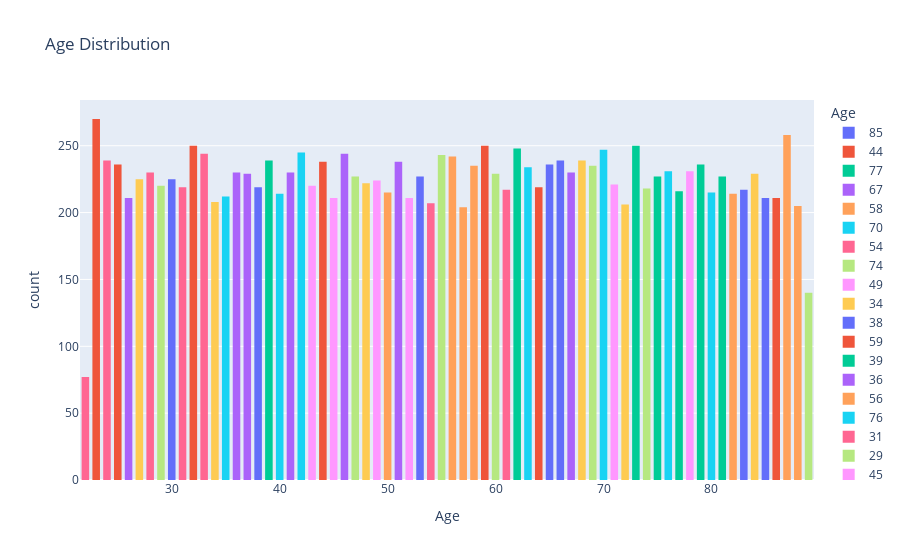

The notebook cell this image was saved under:
### Code cell
# Bar chart of age distribution
fig= px.histogram(ct, x='Age', title='Age Distribution', color=ct['Age'])
fig.update_layout(bargap=0.3)
fig.show()

### Figure 1 — Plotly figure (JSON) as saved in the notebook; plotly's stock layout.template omitted (floating-point values rounded to 4 significant figures; data arrays with more than 128 entries replaced by an {"elided": "..."} marker saying what was removed)
{"data": [{"alignmentgroup": "True", "bingroup": "x", "hovertemplate": "Age=%{x}<br>count=%{y}<extra></extra>", "legendgroup": "85", "marker": {"color": "#636efa", "pattern": {"shape": ""}}, "name": "85", "offsetgroup": "85", "orientation": "v", "showlegend": true, "type": "histogram", "x": {"elided": "211 int values"}, "xaxis": "x", "yaxis": "y"}, {"alignmentgroup": "True", "bingroup": "x", "hovertemplate": "Age=%{x}<br>count=%{y}<extra></extra>", "legendgroup": "44", "marker": {"color": "#EF553B", "pattern": {"shape": ""}}, "name": "44", "offsetgroup": "44", "orientation": "v", "showlegend": true, "type": "histogram", "x": {"elided": "238 int values"}, "xaxis": "x", "yaxis": "y"}, {"alignmentgroup": "True", "bingroup": "x", "hovertemplate": "Age=%{x}<br>count=%{y}<extra></extra>", "legendgroup": "77", "marker": {"color": "#00cc96", "pattern": {"shape": ""}}, "name": "77", "offsetgroup": "77", "orientation": "v", "showlegend": true, "type": "histogram", "x": {"elided": "216 int values"}, "xaxis": "x", "yaxis": "y"}, {"alignmentgroup": "True", "bingroup": "x", "hovertemplate": "Age=%{x}<br>count=%{y}<extra></extra>", "legendgroup": "67", "marker": {"color": "#ab63fa", "pattern": {"shape": ""}}, "name": "67", "offsetgroup": "67", "orientation": "v", "showlegend": true, "type": "histogram", "x": {"elided": "230 int values"}, "xaxis": "x", "yaxis": "y"}, {"alignmentgroup": "True", "bingroup": "x", "hovertemplate": "Age=%{x}<br>count=%{y}<extra></extra>", "legendgroup": "58", "marker": {"color": "#FFA15A", "pattern": {"shape": ""}}, "name": "58", "offsetgroup": "58", "orientation": "v", "showlegend": true, "type": "histogram", "x": {"elided": "235 int values"}, "xaxis": "x", "yaxis": "y"}, {"alignmentgroup": "True", "bingroup": "x", "hovertemplate": "Age=%{x}<br>count=%{y}<extra></extra>", "legendgroup": "70", "marker": {"color": "#19d3f3", "pattern": {"shape": ""}}, "name": "70", "offsetgroup": "70", "orientation": "v", "showlegend": true, "type": "histogram", "x": {"elided": "247 int values"}, "xaxis": "x", "yaxis": "y"}, {"alignmentgroup": "True", "bingroup": "x", "hovertemplate": "Age=%{x}<br>count=%{y}<extra></extra>", "legendgroup": "54", "marker": {"color": "#FF6692", "pattern": {"shape": ""}}, "name": "54", "offsetgroup": "54", "orientation": "v", "showlegend": true, "type": "histogram", "x": {"elided": "207 int values"}, "xaxis": "x", "yaxis": "y"}, {"alignmentgroup": "True", "bingroup": "x", "hovertemplate": "Age=%{x}<br>count=%{y}<extra></extra>", "legendgroup": "74", "marker": {"color": "#B6E880", "pattern": {"shape": ""}}, "name": "74", "offsetgroup": "74", "orientation": "v", "showlegend": true, "type": "histogram", "x": {"elided": "218 int values"}, "xaxis": "x", "yaxis": "y"}, {"alignmentgroup": "True", "bingroup": "x", "hovertemplate": "Age=%{x}<br>count=%{y}<extra></extra>", "legendgroup": "49", "marker": {"color": "#FF97FF", "pattern": {"shape": ""}}, "name": "49", "offsetgroup": "49", "orientation": "v", "showlegend": true, "type": "histogram", "x": {"elided": "224 int values"}, "xaxis": "x", "yaxis": "y"}, {"alignmentgroup": "True", "bingroup": "x", "hovertemplate": "Age=%{x}<br>count=%{y}<extra></extra>", "legendgroup": "34", "marker": {"color": "#FECB52", "pattern": {"shape": ""}}, "name": "34", "offsetgroup": "34", "orientation": "v", "showlegend": true, "type": "histogram", "x": {"elided": "208 int values"}, "xaxis": "x", "yaxis": "y"}, {"alignmentgroup": "True", "bingroup": "x", "hovertemplate": "Age=%{x}<br>count=%{y}<extra></extra>", "legendgroup": "38", "marker": {"color": "#636efa", "pattern": {"shape": ""}}, "name": "38", "offsetgroup": "38", "orientation": "v", "showlegend": true, "type": "histogram", "x": {"elided": "219 int values"}, "xaxis": "x", "yaxis": "y"}, {"alignmentgroup": "True", "bingroup": "x", "hovertemplate": "Age=%{x}<br>count=%{y}<extra></extra>", "legendgroup": "59", "marker": {"color": "#EF553B", "pattern": {"shape": ""}}, "name": "59", "offsetgroup": "59", "orientation": "v", "showlegend": true, "type": "histogram", "x": {"elided": "250 int values"}, "xaxis": "x", "yaxis": "y"}, {"alignmentgroup": "True", "bingroup": "x", "hovertemplate": "Age=%{x}<br>count=%{y}<extra></extra>", "legendgroup": "39", "marker": {"color": "#00cc96", "pattern": {"shape": ""}}, "name": "39", "offsetgroup": "39", "orientation": "v", "showlegend": true, "type": "histogram", "x": {"elided": "239 int values"}, "xaxis": "x", "yaxis": "y"}, {"alignmentgroup": "True", "bingroup": "x", "hovertemplate": "Age=%{x}<br>count=%{y}<extra></extra>", "legendgroup": "36", "marker": {"color": "#ab63fa", "pattern": {"shape": ""}}, "name": "36", "offsetgroup": "36", "orientation": "v", "showlegend": true, "type": "histogram", "x": {"elided": "230 int values"}, "xaxis": "x", "yaxis": "y"}, {"alignmentgroup": "True", "bingroup": "x", "hovertemplate": "Age=%{x}<br>count=%{y}<extra></extra>", "legendgroup": "56", "marker": {"color": "#FFA15A", "pattern": {"shape": ""}}, "name": "56", "offsetgroup": "56", "orientation": "v", "showlegend": true, "type": "histogram", "x": {"elided": "242 int values"}, "xaxis": "x", "yaxis": "y"}, {"alignmentgroup": "True", "bingroup": "x", "hovertemplate": "Age=%{x}<br>count=%{y}<extra></extra>", "legendgroup": "76", "marker": {"color": "#19d3f3", "pattern": {"shape": ""}}, "name": "76", "offsetgroup": "76", "orientation": "v", "showlegend": true, "type": "histogram", "x": {"elided": "231 int values"}, "xaxis": "x", "yaxis": "y"}, {"alignmentgroup": "True", "bingroup": "x", "hovertemplate": "Age=%{x}<br>count=%{y}<extra></extra>", "legendgroup": "31", "marker": {"color": "#FF6692", "pattern": {"shape": ""}}, "name": "31", "offsetgroup": "31", "orientation": "v", "showlegend": true, "type": "histogram", "x": {"elided": "219 int values"}, "xaxis": "x", "yaxis": "y"}, {"alignmentgroup": "True", "bingroup": "x", "hovertemplate": "Age=%{x}<br>count=%{y}<extra></extra>", "legendgroup": "29", "marker": {"color": "#B6E880", "pattern": {"shape": ""}}, "name": "29", "offsetgroup": "29", "orientation": "v", "showlegend": true, "type": "histogram", "x": {"elided": "220 int values"}, "xaxis": "x", "yaxis": "y"}, {"alignmentgroup": "True", "bingroup": "x", "hovertemplate": "Age=%{x}<br>count=%{y}<extra></extra>", "legendgroup": "45", "marker": {"color": "#FF97FF", "pattern": {"shape": ""}}, "name": "45", "offsetgroup": "45", "orientation": "v", "showlegend": true, "type": "histogram", "x": {"elided": "211 int values"}, "xaxis": "x", "yaxis": "y"}, {"alignmentgroup": "True", "bingroup": "x", "hovertemplate": "Age=%{x}<br>count=%{y}<extra></extra>", "legendgroup": "48", "marker": {"color": "#FECB52", "pattern": {"shape": ""}}, "name": "48", "offsetgroup": "48", "orientation": "v", "showlegend": true, "type": "histogram", "x": {"elided": "222 int values"}, "xaxis": "x", "yaxis": "y"}, {"alignmentgroup": "True", "bingroup": "x", "hovertemplate": "Age=%{x}<br>count=%{y}<extra></extra>", "legendgroup": "65", "marker": {"color": "#636efa", "pattern": {"shape": ""}}, "name": "65", "offsetgroup": "65", "orientation": "v", "showlegend": true, "type": "histogram", "x": {"elided": "236 int values"}, "xaxis": "x", "yaxis": "y"}, {"alignmentgroup": "True", "bingroup": "x", "hovertemplate": "Age=%{x}<br>count=%{y}<extra></extra>", "legendgroup": "23", "marker": {"color": "#EF553B", "pattern": {"shape": ""}}, "name": "23", "offsetgroup": "23", "orientation": "v", "showlegend": true, "type": "histogram", "x": {"elided": "270 int values"}, "xaxis": "x", "yaxis": "y"}, {"alignmentgroup": "True", "bingroup": "x", "hovertemplate": "Age=%{x}<br>count=%{y}<extra></extra>", "legendgroup": "81", "marker": {"color": "#00cc96", "pattern": {"shape": ""}}, "name": "81", "offsetgroup": "81", "orientation": "v", "showlegend": true, "type": "histogram", "x": {"elided": "227 int values"}, "xaxis": "x", "yaxis": "y"}, {"alignmentgroup": "True", "bingroup": "x", "hovertemplate": "Age=%{x}<br>count=%{y}<extra></extra>", "legendgroup": "26", "marker": {"color": "#ab63fa", "pattern": {"shape": ""}}, "name": "26", "offsetgroup": "26", "orientation": "v", "showlegend": true, "type": "histogram", "x": {"elided": "211 int values"}, "xaxis": "x", "yaxis": "y"}, {"alignmentgroup": "True", "bingroup": "x", "hovertemplate": "Age=%{x}<br>count=%{y}<extra></extra>", "legendgroup": "82", "marker": {"color": "#FFA15A", "pattern": {"shape": ""}}, "name": "82", "offsetgroup": "82", "orientation": "v", "showlegend": true, "type": "histogram", "x": {"elided": "214 int values"}, "xaxis": "x", "yaxis": "y"}, {"alignmentgroup": "True", "bingroup": "x", "hovertemplate": "Age=%{x}<br>count=%{y}<extra></extra>", "legendgroup": "80", "marker": {"color": "#19d3f3", "pattern": {"shape": ""}}, "name": "80", "offsetgroup": "80", "orientation": "v", "showlegend": true, "type": "histogram", "x": {"elided": "215 int values"}, "xaxis": "x", "yaxis": "y"}, {"alignmentgroup": "True", "bingroup": "x", "hovertemplate": "Age=%{x}<br>count=%{y}<extra></extra>", "legendgroup": "33", "marker": {"color": "#FF6692", "pattern": {"shape": ""}}, "name": "33", "offsetgroup": "33", "orientation": "v", "showlegend": true, "type": "histogram", "x": {"elided": "244 int values"}, "xaxis": "x", "yaxis": "y"}, {"alignmentgroup": "True", "bingroup": "x", "hovertemplate": "Age=%{x}<br>count=%{y}<extra></extra>", "legendgroup": "60", "marker": {"color": "#B6E880", "pattern": {"shape": ""}}, "name": "60", "offsetgroup": "60", "orientation": "v", "showlegend": true, "type": "histogram", "x": {"elided": "229 int values"}, "xaxis": "x", "yaxis": "y"}, {"alignmentgroup": "True", "bingroup": "x", "hovertemplate": "Age=%{x}<br>count=%{y}<extra></extra>", "legendgroup": "78", "marker": {"color": "#FF97FF", "pattern": {"shape": ""}}, "name": "78", "offsetgroup": "78", "orientation": "v", "showlegend": true, "type": "histogram", "x": {"elided": "231 int values"}, "xaxis": "x", "yaxis": "y"}, {"alignmentgroup": "True", "bingroup": "x", "hovertemplate": "Age=%{x}<br>count=%{y}<extra></extra>", "legendgroup": "72", "marker": {"color": "#FECB52", "pattern": {"shape": ""}}, "name": "72", "offsetgroup": "72", "orientation": "v", "showlegend": true, "type": "histogram", "x": {"elided": "206 int values"}, "xaxis": "x", "yaxis": "y"}, {"alignmentgroup": "True", "bingroup": "x", "hovertemplate": "Age=%{x}<br>count=%{y}<extra></extra>", "legendgroup": "53", "marker": {"color": "#636efa", "pattern": {"shape": ""}}, "name": "53", "offsetgroup": "53", "orientation": "v", "showlegend": true, "type": "histogram", "x": {"elided": "227 int values"}, "xaxis": "x", "yaxis": "y"}, {"alignmentgroup": "True", "bingroup": "x", "hovertemplate": "Age=%{x}<br>count=%{y}<extra></extra>", "legendgroup": "25", "marker": {"color": "#EF553B", "pattern": {"shape": ""}}, "name": "25", "offsetgroup": "25", "orientation": "v", "showlegend": true, "type": "histogram", "x": {"elided": "236 int values"}, "xaxis": "x", "yaxis": "y"}, {"alignmentgroup": "True", "bingroup": "x", "hovertemplate": "Age=%{x}<br>count=%{y}<extra></extra>", "legendgroup": "79", "marker": {"color": "#00cc96", "pattern": {"shape": ""}}, "name": "79", "offsetgroup": "79", "orientation": "v", "showlegend": true, "type": "histogram", "x": {"elided": "236 int values"}, "xaxis": "x", "yaxis": "y"}, {"alignmentgroup": "True", "bingroup": "x", "hovertemplate": "Age=%{x}<br>count=%{y}<extra></extra>", "legendgroup": "46", "marker": {"color": "#ab63fa", "pattern": {"shape": ""}}, "name": "46", "offsetgroup": "46", "orientation": "v", "showlegend": true, "type": "histogram", "x": {"elided": "244 int values"}, "xaxis": "x", "yaxis": "y"}, {"alignmentgroup": "True", "bingroup": "x", "hovertemplate": "Age=%{x}<br>count=%{y}<extra></extra>", "legendgroup": "57", "marker": {"color": "#FFA15A", "pattern": {"shape": ""}}, "name": "57", "offsetgroup": "57", "orientation": "v", "showlegend": true, "type": "histogram", "x": {"elided": "204 int values"}, "xaxis": "x", "yaxis": "y"}, {"alignmentgroup": "True", "bingroup": "x", "hovertemplate": "Age=%{x}<br>count=%{y}<extra></extra>", "legendgroup": "63", "marker": {"color": "#19d3f3", "pattern": {"shape": ""}}, "name": "63", "offsetgroup": "63", "orientation": "v", "showlegend": true, "type": "histogram", "x": {"elided": "234 int values"}, "xaxis": "x", "yaxis": "y"}, {"alignmentgroup": "True", "bingroup": "x", "hovertemplate": "Age=%{x}<br>count=%{y}<extra></extra>", "legendgroup": "61", "marker": {"color": "#FF6692", "pattern": {"shape": ""}}, "name": "61", "offsetgroup": "61", "orientation": "v", "showlegend": true, "type": "histogram", "x": {"elided": "217 int values"}, "xaxis": "x", "yaxis": "y"}, {"alignmentgroup": "True", "bingroup": "x", "hovertemplate": "Age=%{x}<br>count=%{y}<extra></extra>", "legendgroup": "69", "marker": {"color": "#B6E880", "pattern": {"shape": ""}}, "name": "69", "offsetgroup": "69", "orientation": "v", "showlegend": true, "type": "histogram", "x": {"elided": "235 int values"}, "xaxis": "x", "yaxis": "y"}, {"alignmentgroup": "True", "bingroup": "x", "hovertemplate": "Age=%{x}<br>count=%{y}<extra></extra>", "legendgroup": "71", "marker": {"color": "#FF97FF", "pattern": {"shape": ""}}, "name": "71", "offsetgroup": "71", "orientation": "v", "showlegend": true, "type": "histogram", "x": {"elided": "221 int values"}, "xaxis": "x", "yaxis": "y"}, {"alignmentgroup": "True", "bingroup": "x", "hovertemplate": "Age=%{x}<br>count=%{y}<extra></extra>", "legendgroup": "68", "marker": {"color": "#FECB52", "pattern": {"shape": ""}}, "name": "68", "offsetgroup": "68", "orientation": "v", "showlegend": true, "type": "histogram", "x": {"elided": "239 int values"}, "xaxis": "x", "yaxis": "y"}, {"alignmentgroup": "True", "bingroup": "x", "hovertemplate": "Age=%{x}<br>count=%{y}<extra></extra>", "legendgroup": "83", "marker": {"color": "#636efa", "pattern": {"shape": ""}}, "name": "83", "offsetgroup": "83", "orientation": "v", "showlegend": true, "type": "histogram", "x": {"elided": "217 int values"}, "xaxis": "x", "yaxis": "y"}, {"alignmentgroup": "True", "bingroup": "x", "hovertemplate": "Age=%{x}<br>count=%{y}<extra></extra>", "legendgroup": "32", "marker": {"color": "#EF553B", "pattern": {"shape": ""}}, "name": "32", "offsetgroup": "32", "orientation": "v", "showlegend": true, "type": "histogram", "x": {"elided": "250 int values"}, "xaxis": "x", "yaxis": "y"}, {"alignmentgroup": "True", "bingroup": "x", "hovertemplate": "Age=%{x}<br>count=%{y}<extra></extra>", "legendgroup": "62", "marker": {"color": "#00cc96", "pattern": {"shape": ""}}, "name": "62", "offsetgroup": "62", "orientation": "v", "showlegend": true, "type": "histogram", "x": {"elided": "248 int values"}, "xaxis": "x", "yaxis": "y"}, {"alignmentgroup": "True", "bingroup": "x", "hovertemplate": "Age=%{x}<br>count=%{y}<extra></extra>", "legendgroup": "51", "marker": {"color": "#ab63fa", "pattern": {"shape": ""}}, "name": "51", "offsetgroup": "51", "orientation": "v", "showlegend": true, "type": "histogram", "x": {"elided": "238 int values"}, "xaxis": "x", "yaxis": "y"}, {"alignmentgroup": "True", "bingroup": "x", "hovertemplate": "Age=%{x}<br>count=%{y}<extra></extra>", "legendgroup": "87", "marker": {"color": "#FFA15A", "pattern": {"shape": ""}}, "name": "87", "offsetgroup": "87", "orientation": "v", "showlegend": true, "type": "histogram", "x": {"elided": "258 int values"}, "xaxis": "x", "yaxis": "y"}, {"alignmentgroup": "True", "bingroup": "x", "hovertemplate": "Age=%{x}<br>count=%{y}<extra></extra>", "legendgroup": "42", "marker": {"color": "#19d3f3", "pattern": {"shape": ""}}, "name": "42", "offsetgroup": "42", "orientation": "v", "showlegend": true, "type": "histogram", "x": {"elided": "245 int values"}, "xaxis": "x", "yaxis": "y"}, {"alignmentgroup": "True", "bingroup": "x", "hovertemplate": "Age=%{x}<br>count=%{y}<extra></extra>", "legendgroup": "28", "marker": {"color": "#FF6692", "pattern": {"shape": ""}}, "name": "28", "offsetgroup": "28", "orientation": "v", "showlegend": true, "type": "histogram", "x": {"elided": "230 int values"}, "xaxis": "x", "yaxis": "y"}, {"alignmentgroup": "True", "bingroup": "x", "hovertemplate": "Age=%{x}<br>count=%{y}<extra></extra>", "legendgroup": "47", "marker": {"color": "#B6E880", "pattern": {"shape": ""}}, "name": "47", "offsetgroup": "47", "orientation": "v", "showlegend": true, "type": "histogram", "x": {"elided": "227 int values"}, "xaxis": "x", "yaxis": "y"}, {"alignmentgroup": "True", "bingroup": "x", "hovertemplate": "Age=%{x}<br>count=%{y}<extra></extra>", "legendgroup": "43", "marker": {"color": "#FF97FF", "pattern": {"shape": ""}}, "name": "43", "offsetgroup": "43", "orientation": "v", "showlegend": true, "type": "histogram", "x": {"elided": "220 int values"}, "xaxis": "x", "yaxis": "y"}, {"alignmentgroup": "True", "bingroup": "x", "hovertemplate": "Age=%{x}<br>count=%{y}<extra></extra>", "legendgroup": "84", "marker": {"color": "#FECB52", "pattern": {"shape": ""}}, "name": "84", "offsetgroup": "84", "orientation": "v", "showlegend": true, "type": "histogram", "x": {"elided": "229 int values"}, "xaxis": "x", "yaxis": "y"}, {"alignmentgroup": "True", "bingroup": "x", "hovertemplate": "Age=%{x}<br>count=%{y}<extra></extra>", "legendgroup": "66", "marker": {"color": "#636efa", "pattern": {"shape": ""}}, "name": "66", "offsetgroup": "66", "orientation": "v", "showlegend": true, "type": "histogram", "x": {"elided": "239 int values"}, "xaxis": "x", "yaxis": "y"}, {"alignmentgroup": "True", "bingroup": "x", "hovertemplate": "Age=%{x}<br>count=%{y}<extra></extra>", "legendgroup": "86", "marker": {"color": "#EF553B", "pattern": {"shape": ""}}, "name": "86", "offsetgroup": "86", "orientation": "v", "showlegend": true, "type": "histogram", "x": {"elided": "211 int values"}, "xaxis": "x", "yaxis": "y"}, {"alignmentgroup": "True", "bingroup": "x", "hovertemplate": "Age=%{x}<br>count=%{y}<extra></extra>", "legendgroup": "75", "marker": {"color": "#00cc96", "pattern": {"shape": ""}}, "name": "75", "offsetgroup": "75", "orientation": "v", "showlegend": true, "type": "histogram", "x": {"elided": "227 int values"}, "xaxis": "x", "yaxis": "y"}, {"alignmentgroup": "True", "bingroup": "x", "hovertemplate": "Age=%{x}<br>count=%{y}<extra></extra>", "legendgroup": "41", "marker": {"color": "#ab63fa", "pattern": {"shape": ""}}, "name": "41", "offsetgroup": "41", "orientation": "v", "showlegend": true, "type": "histogram", "x": {"elided": "230 int values"}, "xaxis": "x", "yaxis": "y"}, {"alignmentgroup": "True", "bingroup": "x", "hovertemplate": "Age=%{x}<br>count=%{y}<extra></extra>", "legendgroup": "88", "marker": {"color": "#FFA15A", "pattern": {"shape": ""}}, "name": "88", "offsetgroup": "88", "orientation": "v", "showlegend": true, "type": "histogram", "x": {"elided": "205 int values"}, "xaxis": "x", "yaxis": "y"}, {"alignmentgroup": "True", "bingroup": "x", "hovertemplate": "Age=%{x}<br>count=%{y}<extra></extra>", "legendgroup": "35", "marker": {"color": "#19d3f3", "pattern": {"shape": ""}}, "name": "35", "offsetgroup": "35", "orientation": "v", "showlegend": true, "type": "histogram", "x": {"elided": "212 int values"}, "xaxis": "x", "yaxis": "y"}, {"alignmentgroup": "True", "bingroup": "x", "hovertemplate": "Age=%{x}<br>count=%{y}<extra></extra>", "legendgroup": "24", "marker": {"color": "#FF6692", "pattern": {"shape": ""}}, "name": "24", "offsetgroup": "24", "orientation": "v", "showlegend": true, "type": "histogram", "x": {"elided": "239 int values"}, "xaxis": "x", "yaxis": "y"}, {"alignmentgroup": "True", "bingroup": "x", "hovertemplate": "Age=%{x}<br>count=%{y}<extra></extra>", "legendgroup": "55", "marker": {"color": "#B6E880", "pattern": {"shape": ""}}, "name": "55", "offsetgroup": "55", "orientation": "v", "showlegend": true, "type": "histogram", "x": {"elided": "243 int values"}, "xaxis": "x", "yaxis": "y"}, {"alignmentgroup": "True", "bingroup": "x", "hovertemplate": "Age=%{x}<br>count=%{y}<extra></extra>", "legendgroup": "52", "marker": {"color": "#FF97FF", "pattern": {"shape": ""}}, "name": "52", "offsetgroup": "52", "orientation": "v", "showlegend": true, "type": "histogram", "x": {"elided": "211 int values"}, "xaxis": "x", "yaxis": "y"}, {"alignmentgroup": "True", "bingroup": "x", "hovertemplate": "Age=%{x}<br>count=%{y}<extra></extra>", "legendgroup": "27", "marker": {"color": "#FECB52", "pattern": {"shape": ""}}, "name": "27", "offsetgroup": "27", "orientation": "v", "showlegend": true, "type": "histogram", "x": {"elided": "225 int values"}, "xaxis": "x", "yaxis": "y"}, {"alignmentgroup": "True", "bingroup": "x", "hovertemplate": "Age=%{x}<br>count=%{y}<extra></extra>", "legendgroup": "30", "marker": {"color": "#636efa", "pattern": {"shape": ""}}, "name": "30", "offsetgroup": "30", "orientation": "v", "showlegend": true, "type": "histogram", "x": {"elided": "225 int values"}, "xaxis": "x", "yaxis": "y"}, {"alignmentgroup": "True", "bingroup": "x", "hovertemplate": "Age=%{x}<br>count=%{y}<extra></extra>", "legendgroup": "64", "marker": {"color": "#EF553B", "pattern": {"shape": ""}}, "name": "64", "offsetgroup": "64", "orientation": "v", "showlegend": true, "type": "histogram", "x": {"elided": "219 int values"}, "xaxis": "x", "yaxis": "y"}, {"alignmentgroup": "True", "bingroup": "x", "hovertemplate": "Age=%{x}<br>count=%{y}<extra></extra>", "legendgroup": "73", "marker": {"color": "#00cc96", "pattern": {"shape": ""}}, "name": "73", "offsetgroup": "73", "orientation": "v", "showlegend": true, "type": "histogram", "x": {"elided": "250 int values"}, "xaxis": "x", "yaxis": "y"}, {"alignmentgroup": "True", "bingroup": "x", "hovertemplate": "Age=%{x}<br>count=%{y}<extra></extra>", "legendgroup": "37", "marker": {"color": "#ab63fa", "pattern": {"shape": ""}}, "name": "37", "offsetgroup": "37", "orientation": "v", "showlegend": true, "type": "histogram", "x": {"elided": "229 int values"}, "xaxis": "x", "yaxis": "y"}, {"alignmentgroup": "True", "bingroup": "x", "hovertemplate": "Age=%{x}<br>count=%{y}<extra></extra>", "legendgroup": "50", "marker": {"color": "#FFA15A", "pattern": {"shape": ""}}, "name": "50", "offsetgroup": "50", "orientation": "v", "showlegend": true, "type": "histogram", "x": {"elided": "215 int values"}, "xaxis": "x", "yaxis": "y"}, {"alignmentgroup": "True", "bingroup": "x", "hovertemplate": "Age=%{x}<br>count=%{y}<extra></extra>", "legendgroup": "40", "marker": {"color": "#19d3f3", "pattern": {"shape": ""}}, "name": "40", "offsetgroup": "40", "orientation": "v", "showlegend": true, "type": "histogram", "x": {"elided": "214 int values"}, "xaxis": "x", "yaxis": "y"}, {"alignmentgroup": "True", "bingroup": "x", "hovertemplate": "Age=%{x}<br>count=%{y}<extra></extra>", "legendgroup": "22", "marker": {"color": "#FF6692", "pattern": {"shape": ""}}, "name": "22", "offsetgroup": "22", "orientation": "v", "showlegend": true, "type": "histogram", "x": [22, 22, 22, 22, 22, 22, 22, 22, 22, 22, 22, 22, 22, 22, 22, 22, 22, 22, 22, 22, 22, 22, 22, 22, 22, 22, 22, 22, 22, 22, 22, 22, 22, 22, 22, 22, 22, 22, 22, 22, 22, 22, 22, 22, 22, 22, 22, 22, 22, 22, 22, 22, 22, 22, 22, 22, 22, 22, 22, 22, 22, 22, 22, 22, 22, 22, 22, 22, 22, 22, 22, 22, 22, 22, 22, 22, 22], "xaxis": "x", "yaxis": "y"}, {"alignmentgroup": "True", "bingroup": "x", "hovertemplate": "Age=%{x}<br>count=%{y}<extra></extra>", "legendgroup": "89", "marker": {"color": "#B6E880", "pattern": {"shape": ""}}, "name": "89", "offsetgroup": "89", "orientation": "v", "showlegend": true, "type": "histogram", "x": {"elided": "140 int values"}, "xaxis": "x", "yaxis": "y"}], "layout": {"bargap": 0.3, "barmode": "relative", "legend": {"title": {"text": "Age"}, "tracegroupgap": 0}, "title": {"text": "Age Distribution"}, "xaxis": {"anchor": "y", "categoryarray": [85, 44, 77, 67, 58, 70, 54, 74, 49, 34, 38, 59, 39, 36, 56, 76, 31, 29, 45, 48, 65, 23, 81, 26, 82, 80, 33, 60, 78, 72, 53, 25, 79, 46, 57, 63, 61, 69, 71, 68, 83, 32, 62, 51, 87, 42, 28, 47, 43, 84, 66, 86, 75, 41, 88, 35, 24, 55, 52, 27, 30, 64, 73, 37, 50, 40, 22, 89], "categoryorder": "array", "domain": [0, 1], "title": {"text": "Age"}}, "yaxis": {"anchor": "x", "domain": [0, 1], "title": {"text": "count"}}}}
